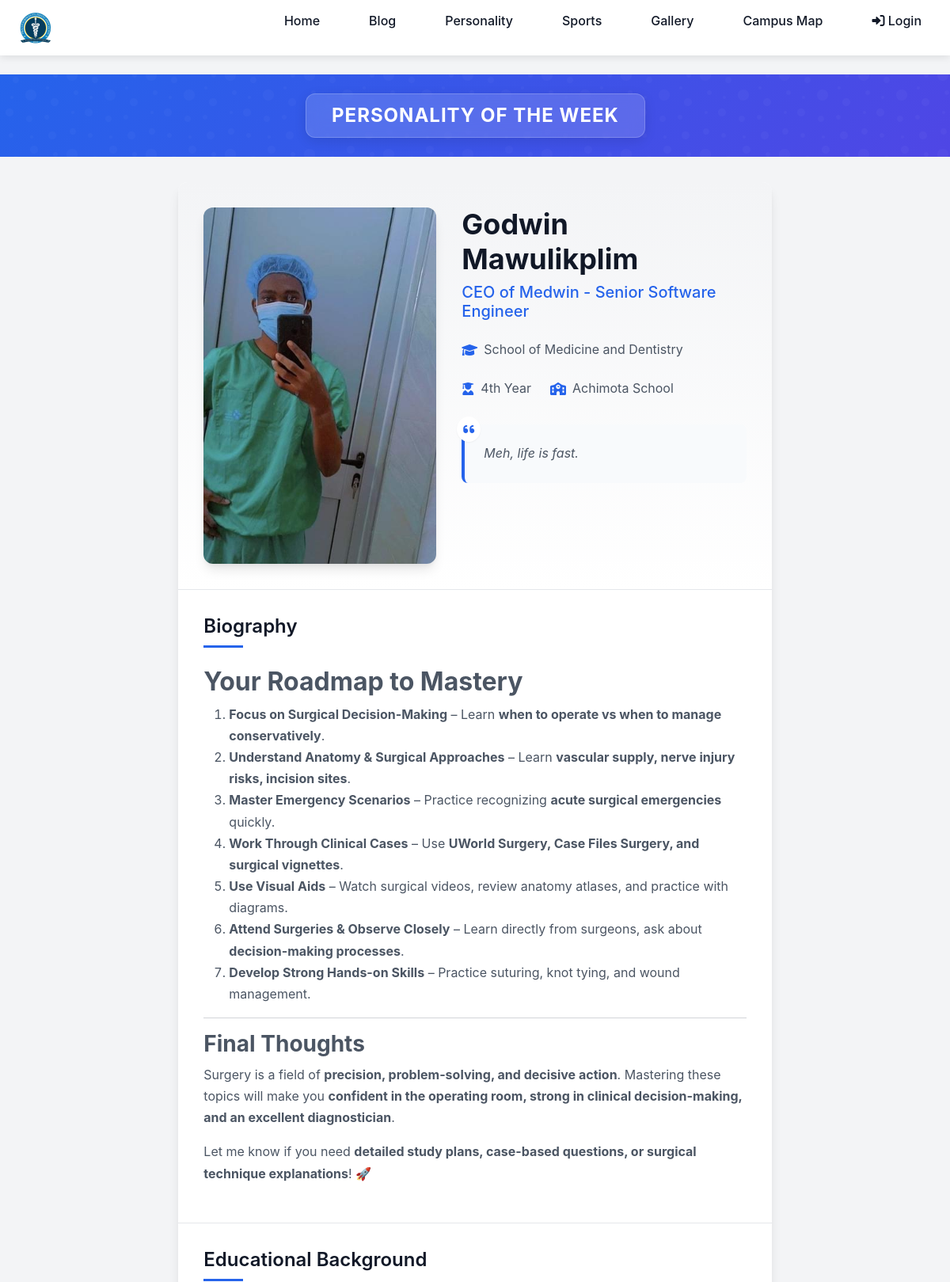
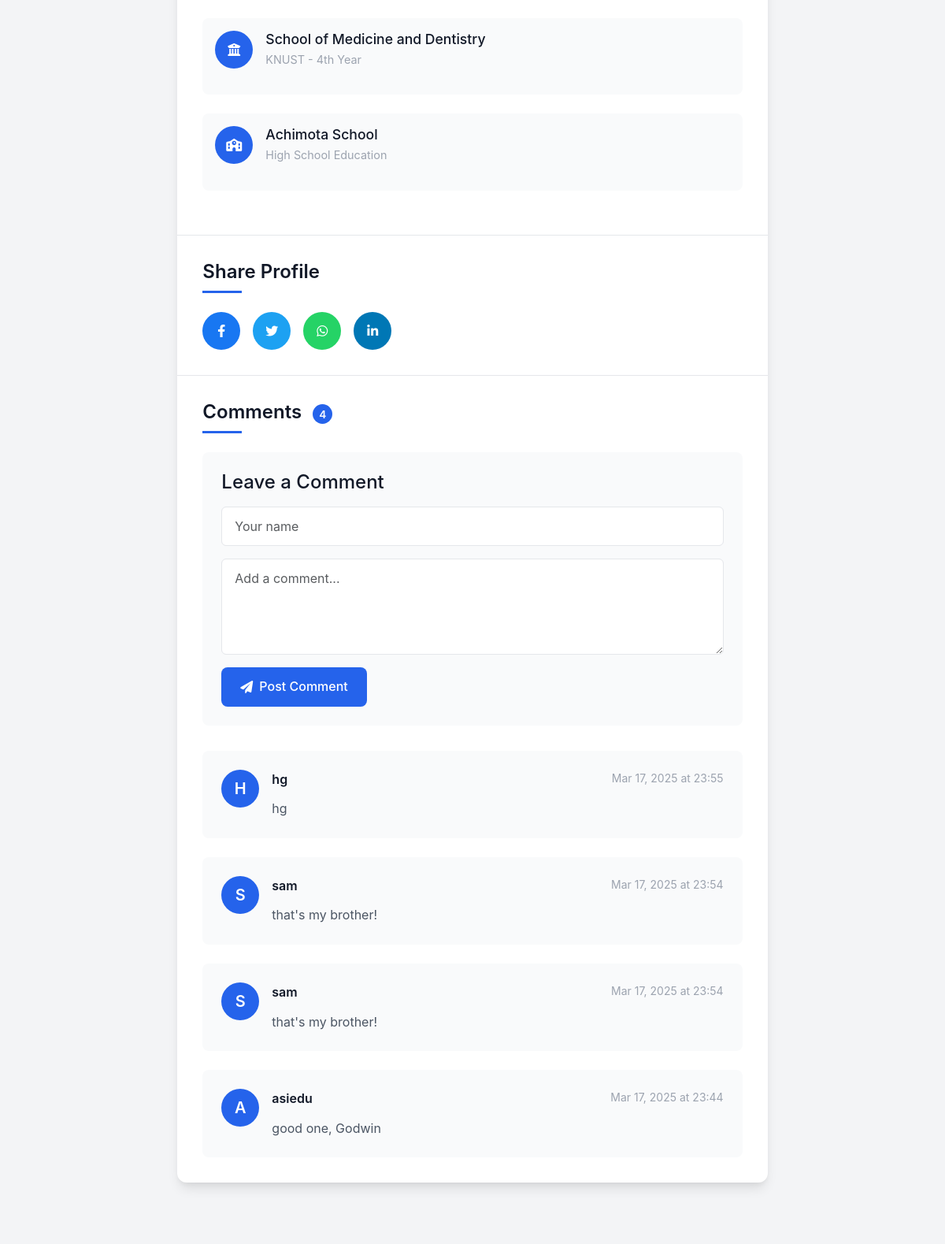
Screenshot of /potw (upper part) with the database file from the repository (2 pictures, top to bottom).
### app/models.py (models this page shows, shortened)
class PersonalityOfTheWeek(db.Model):
    id = db.Column(db.Integer, primary_key=True)
    name = db.Column(db.String(100), nullable=False)
    title = db.Column(db.String(200), nullable=False)
    bio = db.Column(db.Text, nullable=False)
    image_file = db.Column(db.String(20), nullable=False, default='default_potw.jpg')
    school = db.Column(db.String(100))
    year = db.Column(db.String(20))
    high_school = db.Column(db.String(100))
    quote = db.Column(db.String(200))
    is_active = db.Column(db.Boolean, default=True)  # Only one should be active at a time
    created_at = db.Column(db.DateTime, default=datetime.utcnow)
    comments = db.relationship('PotwComment', backref='personality', lazy=True, cascade="all, delete-orphan")

class PotwComment(db.Model):
    id = db.Column(db.Integer, primary_key=True)
    author_name = db.Column(db.String(50), nullable=False)
    content = db.Column(db.Text, nullable=False)
    date_posted = db.Column(db.DateTime, nullable=False, default=datetime.utcnow)
    potw_id = db.Column(db.Integer, db.ForeignKey('personality_of_the_week.id'), nullable=False)

### app/routes.py (the view)
@main.route('/potw')
def potw():
    personality = PersonalityOfTheWeek.query.filter_by(is_active=True).first_or_404()
    form = PotwCommentForm()
    comments = PotwComment.query.filter_by(potw_id=personality.id).order_by(PotwComment.date_posted.desc()).all()
    return render_template('potw.html', personality=personality, form=form, comments=comments)

### app/forms.py
class PotwCommentForm(FlaskForm):
    author_name = StringField('Your Name', validators=[DataRequired(), Length(max=50)])
    content = TextAreaField('Comment', validators=[DataRequired()])
    submit = SubmitField('Post Comment')

### app/__init__.py (called while the page is built)
def create_app(config_class=Config):
    app = Flask(__name__)
    app.config.from_object(config_class)
    db.init_app(app)
    login_manager.init_app(app)
    migrate.init_app(app, db)
    csrf.init_app(app)  # Add this line
    @app.context_processor
    def inject_now():
        return {'now': datetime.utcnow()}
    from app.routes import main, auth, blog, editor
    from app.driver_routes import driver  # Import the new driver blueprint
    app.register_blueprint(main)
    app.register_blueprint(auth)
    app.register_blueprint(blog)
    app.register_blueprint(editor)
    app.register_blueprint(driver)  # Register the driver blueprint
    with app.app_context():
        db.create_all()
    return app

### app/templates/potw.html (shortened to what this page needs)
{% extends "layout.html" %}
{% block styles %}
<link rel="stylesheet" href="{{ url_for('static', filename='css/potw.css') }}">
{% endblock %}
{% block content %}
<div class="potw-banner">
    <div class="container">
        <div class="potw-banner-content">
            <div class="potw-label">
                <span>Personality of the Week</span>
            </div>
        </div>
    </div>
</div>
<div class="container potw-container">
    <div class="row">
        <div class="col-lg-8 mx-auto">
            <div class="potw-card">
                <div class="potw-profile-header">
                    <div class="potw-image-wrapper">
                        <div class="potw-image-container" id="imageContainer">
                            <img src="{{ url_for('static', filename='/potw_pics/' + personality.image_file) }}"
                                 alt="{{ personality.name }}" class="potw-image">
                        </div>
                    </div>
                    <div class="potw-profile-info">
                        <h1 class="potw-name">{{ personality.name }}</h1>
                        <h2 class="potw-title">{{ personality.title }}</h2>
                        <div class="potw-meta">
                            <div class="potw-meta-item">
                                <i class="fas fa-graduation-cap"></i>
                                <span>{{ personality.school }}</span>
                            </div>
                            <div class="potw-meta-item">
                                <i class="fas fa-user-graduate"></i>
                                <span>{{ personality.year }}</span>
                            </div>
                            <div class="potw-meta-item">
                                <i class="fas fa-school"></i>
                                <span>{{ personality.high_school }}</span>
                            </div>
                        </div>
                        {% if personality.quote %}
                        <div class="potw-quote">
                            <i class="fas fa-quote-left quote-icon"></i>
                            <blockquote>{{ personality.quote }}</blockquote>
                        </div>
                        {% endif %}
                    </div>
                </div>
                <div class="potw-biography">
                    <h3 class="potw-section-title">Biography</h3>
                    <div class="potw-content">
                        {{ personality.bio|safe }}
                    </div>
                </div>
                <div class="potw-education">
                    <h3 class="potw-section-title">Educational Background</h3>
                    <div class="potw-content">
                        <div class="education-item">
                            <div class="education-icon">
                                <i class="fas fa-university"></i>
                            </div>
                            <div class="education-details">
                                <h4>{{ personality.school }}</h4>
                                <p>KNUST - {{ personality.year }}</p>
                            </div>
                        </div>
                        <div class="education-item">
                            <div class="education-icon">
                                <i class="fas fa-school"></i>
                            </div>
                            <div class="education-details">
                                <h4>{{ personality.high_school }}</h4>
                                <p>High School Education</p>
                            </div>
                        </div>
                    </div>
                </div>
                <div class="potw-social-share">
                    <h3 class="potw-section-title">Share Profile</h3>
                    <div class="social-buttons">
                        <a href="#" class="social-button facebook">
                            <i class="fab fa-facebook-f"></i>
                        </a>
                        <a href="#" class="social-button twitter">
                            <i class="fab fa-twitter"></i>
                        </a>
                        <a href="#" class="social-button whatsapp">
                            <i class="fab fa-whatsapp"></i>
                        </a>
                        <a href="#" class="social-button linkedin">
                            <i class="fab fa-linkedin-in"></i>
                        </a>
                    </div>
                </div>
                <div class="potw-comments" id="comments">
                    <h3 class="potw-section-title">
                        Comments
                        <span class="comment-count">{{ comments|length }}</span>
                    </h3>
                    <div class="comment-form-wrapper">
                        <h4>Leave a Comment</h4>
                        <form class="potw-comment-form" method="POST" action="{{ url_for('main.potw_comment') }}">
                            <div class="form-group">
                                {{ form.author_name(class="form-control", placeholder="Your name") }}
                            </div>
                            <div class="form-group">
                                {{ form.content(class="form-control", placeholder="Add a comment...", rows="4") }}
                            </div>
                            <button type="submit" class="potw-submit-btn">
                                <i class="fas fa-paper-plane"></i> Post Comment
                            </button>
                        </form>
                    </div>
                    <div class="comments-list">
                        {% for comment in comments %}
                        <div class="comment-item">
                            <div class="comment-avatar">
                                <div class="avatar-placeholder">
                                    {{ comment.author_name[:1]|upper }}
                                </div>
                            </div>
                            <div class="comment-body">
                                <div class="comment-header">
                                    <span class="comment-author">{{ comment.author_name }}</span>
                                    <span class="comment-date">{{ comment.date_posted.strftime('%b %d, %Y at %H:%M') }}</span>
                                </div>
                                <div class="comment-text">
                                    {{ comment.content }}
                                </div>
                            </div>
                        </div>
                        {% endfor %}
                    </div>
                </div>
            </div>
        </div>
    </div>
</div>
{% endblock %}

### app/templates/layout.html (shortened to what this page needs)
<!DOCTYPE html>
<html lang="en">
    <head>
        <link
            href="https://cdn.jsdelivr.net/npm/bootstrap@5.3.3/dist/css/bootstrap.min.css"
            rel="stylesheet">
        <link rel="stylesheet"
            href="https://cdnjs.cloudflare.com/ajax/libs/font-awesome/6.0.0/css/all.min.css">
        <link rel="stylesheet"
            href="{{ url_for('static', filename='css/main.css') }}">
        {% block styles %}{% endblock %}
    </head>
    <body>
        <header class="header">
            <div class="nav-container">
                <a href="{{ url_for('main.home') }}" class="nav-img">
                    <img src="{{ url_for('static', filename='img/logo.jpg') }}"
                        alt="HESA Logo" class="nav-img">
                </a>
                <nav class="nav">
                    <ul>
                        <li class="nav-item">
                            <a href="{{ url_for('main.home') }}"
                                class="nav-link">Home</a>
                        </li>
                        <li class="nav-item">
                            <a href="{{ url_for('blog.index') }}"
                                class="nav-link">Blog</a>
                        </li>
                        <li class="nav-item">
                            <a href="{{ url_for('main.potw') }}"
                                class="nav-link">Personality</a>
                        </li>
                        <li class="nav-item">
                            <a href="{{ url_for('main.sports') }}"
                                class="nav-link">Sports</a>
                        </li>
                        <li class="nav-item">
                            <a href="{{ url_for('main.gallery') }}"
                                class="nav-link">Gallery</a>
                        </li>
                        <li class="nav-item">
                            <a href="{{ url_for('main.map') }}"
                                class="nav-link">Campus Map</a>
                        </li>
                        {% if current_user.is_authenticated %}
                        <li class="nav-item">
                            <a href="{{ url_for('auth.logout') }}"
                                class="nav-link auth-btn">
                               Logout ({{
                                current_user.username }})
                            </a>
                        </li>
                        {% else %}
                        <li class="nav-item">
                            <a href="{{ url_for('auth.login') }}"
                                class="nav-link auth-btn">
                                <i class="fas fa-sign-in-alt"></i> Login
                            </a>
                        </li>
                        {% endif %}
                    </ul>
                </nav>
            </div>
        </header>
        <main>
            {% block content %}{% endblock %}
        </main>
    </body>
</html>

### app/static/css/main.css (style rules this page uses)
:root { --primary: #2563eb; --secondary: #4f46e5; --accent: #f97316; --text-dark: #1f2937; --text-light: #6b7280; --white: #ffffff; --background: #f3f4f6; }
* { margin: 0; padding: 0; box-sizing: border-box; }
body { font-family: -apple-system, BlinkMacSystemFont, 'Segoe UI', Roboto, Oxygen, Ubuntu, Cantarell, 'Open Sans', 'Helvetica Neue', sans-serif; color: var(--text-dark); line-height: 1.6; padding-top: 70px; background-color: var(--background); }
ul { list-style: none; }
a { text-decoration: none; color: inherit; }
.header { position: fixed; top: 0; left: 0; height: 70px; width: 100%; box-shadow: 0 2px 10px rgba(0,0,0,0.1); transition: top 0.3s ease, background-color 0.3s ease; background-color: white; z-index: 1000; }
.nav-container { display: flex; justify-content: space-between; align-items: center; height: 100%; max-width: 1200px; margin: 0 auto; padding: 0 20px; }
.nav-img { height: 50px; display: flex; align-items: center; transition: transform 0.3s ease; border-radius: 50%; }
.nav ul { display: flex; gap: 30px; }
.nav-item { position: relative; }
.nav-link { position: relative; text-decoration: none; color: var(--text-dark); font-size: 1rem; font-weight: 500; transition: color 0.3s ease; }
.nav-link::after { content: ''; position: absolute; bottom: -2px; left: 0; width: 0; height: 2px; background: var(--primary); transition: width 0.3s ease; }
.container { max-width: 1200px; margin: 0 auto; padding: 0 2rem; }

### rows the page displays
PersonalityOfTheWeek: image_file (picture), name "Godwin Mawulikplim", title "CEO of Medwin - Senior Software Engineer", school "School of Medicine and Dentistry", year "4th Year", high_school "Achimota School", quote "Meh, life is fast.", bio "Your Roadmap to Mastery Focus on Surgical Decision-Making – Learn when to operate vs when to manage conservatively . Understand Anatomy & Surgical Approaches – Learn vascular supply, nerve injury risks, incision sites . Master Emergency Scenarios – Practice recognizing acute surgical emergencies quickly. Work Through Clinical Cases – Use UWorld Surgery, Case Files Surgery, and surgical vignettes . Use Visual Aids – Watch surgical videos, review anatomy atlases, and practice with diagrams. Attend Surgeries & Observe Closely – Learn directly from surgeons, ask about decision-making processes . Develop Strong Hands-on Skills – Practice suturing, knot tying, and wound management. Final Thoughts…"
PotwComment: author_name "H", author_name "hg", date_posted "Mar 17, 2025 at 23:55", content "hg"
PotwComment: author_name "S", author_name "sam", date_posted "Mar 17, 2025 at 23:54", content "that's my brother!"
PotwComment: author_name "S", author_name "sam", date_posted "Mar 17, 2025 at 23:54", content "that's my brother!"
PotwComment: author_name "A", author_name "asiedu", date_posted "Mar 17, 2025 at 23:44", content "good one, Godwin"

### other values shown
{{ comments|length }} "4"
